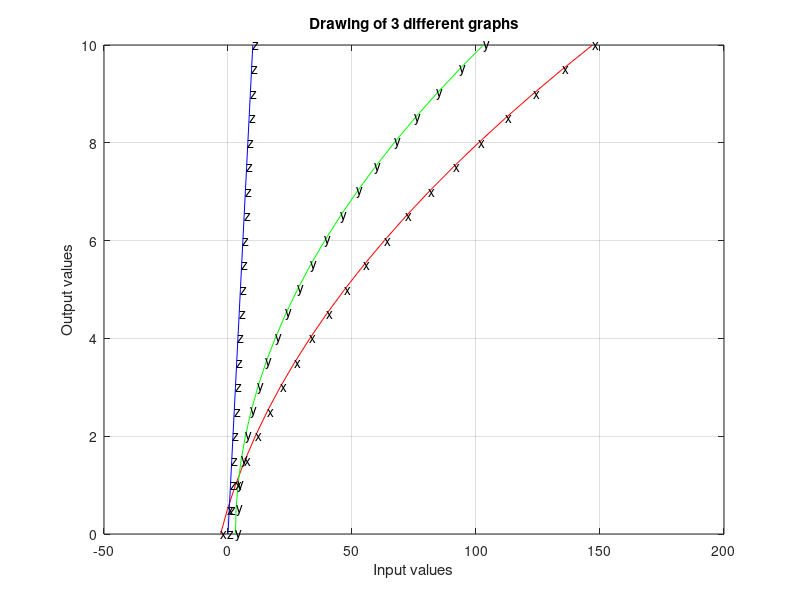

Recreate this plot in MATLAB.
% draw multi plot
clear all;
clc;
t = 0:0.5:10;
x = t.^2+5*t-3;
y = t.^2+3;
z = t;
plot(x,t,'r',y,t,'g',z,t,'b');
grid;
title('Drawing of 3 different graphs');
xlabel('Input values');
ylabel('Output values');
text(x,t,'x');
text(y,t,'y');
text(z,t,'z');